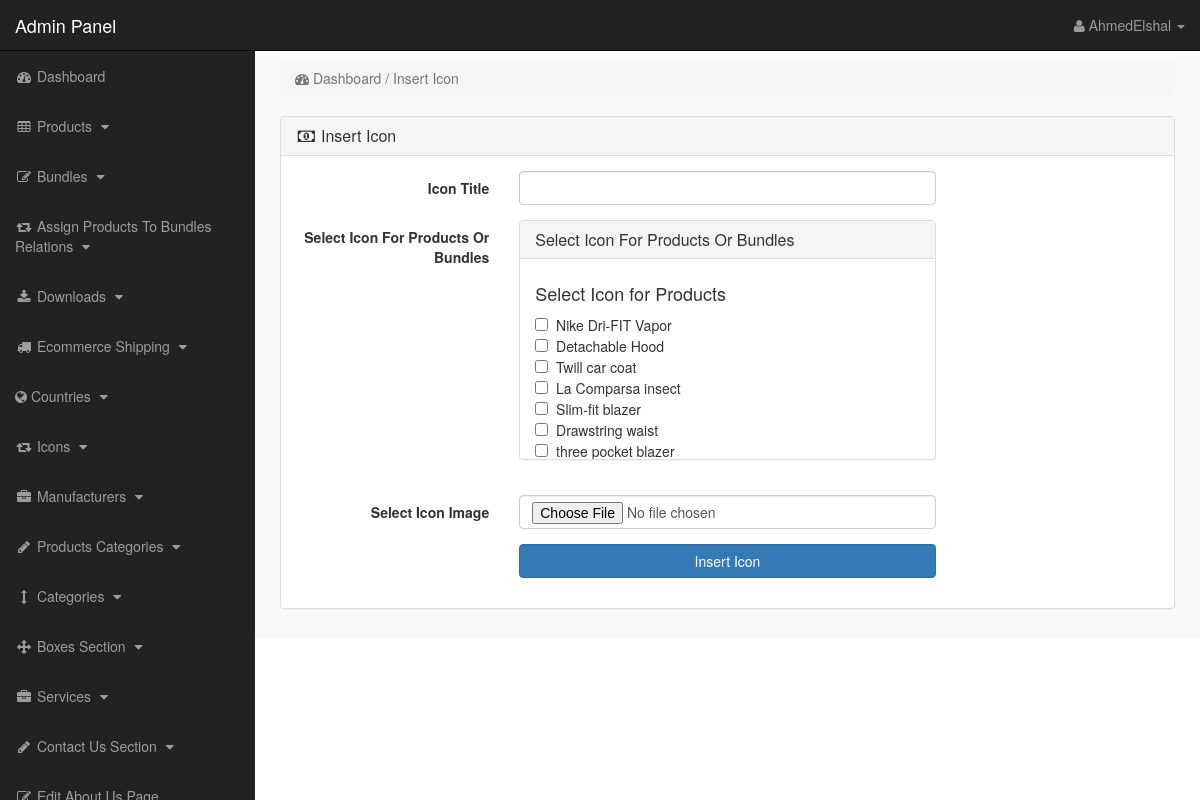
Screenshot of /admin_area/index.php?insert_icon (signed in) with the database file from the repository.
### tables this page shows
CREATE TABLE `products` (
  `product_id` int(10) NOT NULL,
  `p_cat_id` int(10) NOT NULL,
  `cat_id` int(10) NOT NULL,
  `manufacturer_id` int(10) NOT NULL,
  `date` timestamp NOT NULL DEFAULT CURRENT_TIMESTAMP ON UPDATE CURRENT_TIMESTAMP,
  `product_title` text NOT NULL,
  `product_seo_desc` text NOT NULL,
  `product_url` text NOT NULL,
  `product_img1` text NOT NULL,
  `product_img2` text NOT NULL,
  `product_img3` text NOT NULL,
  `product_price` int(10) NOT NULL,
  `product_psp_price` int(100) NOT NULL,
  `product_desc` text NOT NULL,
  `product_features` text NOT NULL,
  `product_video` text NOT NULL,
  `product_keywords` text NOT NULL,
  `product_label` text NOT NULL,
  `product_type` text NOT NULL,
  `product_weight` decimal(10,1) NOT NULL,
  `status` varchar(255) NOT NULL
);

### admin_area/insert_icon.php (the view, shortened to what this page needs)
<?php
if(!isset($_SESSION['admin_email'])){
echo "<script>window.open('login.php','_self')</script>";
}
else {
?>
<div class="row">
<div class="col-lg-12">
<ol class="breadcrumb">
<li class="active">
<i class="fa fa-dashboard"> </i> Dashboard / Insert Icon
</li>
</ol>
</div>
</div>
<div class="row">
<div class="col-lg-12">
<div class="panel panel-default">
<div class="panel-heading">
<h3 class="panel-title">
<i class="fa fa-money fa-fw"> </i> Insert Icon
</h3>
</div>
<div class="panel-body">
<form class="form-horizontal" action="" method="post" enctype="multipart/form-data">
<div class="form-group">
<label class="col-md-3 control-label"> Icon Title </label>
<div class="col-md-6">
<input type="text" name="icon_title" class="form-control" >
</div>
</div>
<div class="form-group">
<label class="col-md-3 control-label"> Select Icon For Products Or Bundles </label>
<div class="col-md-6">
<div class="panel panel-default">
<div class="panel-heading">
<h3 class="panel-title"> Select Icon For Products Or Bundles </h3>
</div>
<div class="panel-body" style="height:200px; overflow-y:scroll;">
<ul class="nav nav-pills nav-stacked category-menu">
<h4> Select Icon for Products </h4>
<?php
$get_p = "select * from products where status='product'";
$run_p = mysqli_query($con,$get_p);
while($row_p = mysqli_fetch_array($run_p)){
$p_id = $row_p['product_id'];
$p_title = $row_p['product_title'];
echo "<input type='checkbox' value='$p_id' name='product_id[]'> &nbsp;$p_title <br> ";
}
?>
<?php
$get_p = "select * from products where status='bundle'";
$run_p = mysqli_query($con,$get_p);
while($row_p = mysqli_fetch_array($run_p)){
$p_id = $row_p['product_id'];
$p_title = $row_p['product_title'];
echo "<input type='checkbox' value='$p_id' name='product_id[]'> &nbsp;$p_title <br> ";
}
?>
</ul>
</div>
</div>
</div>
</div>
<div class="form-group">
<label class="col-md-3 control-label"> Select Icon Image </label>
<div class="col-md-6">
<input type="file" name="icon_image" class="form-control" >
</div>
</div>
<div class="form-group">
<label class="col-md-3 control-label"> </label>
<div class="col-md-6">
<input type="submit" name="submit" class="form-control btn btn-primary" value="Insert Icon" >
</div>
</div>
</form>
</div>
</div>
</div>
</div>
<?php } ?>

### admin_area/includes/sidebar.php (shortened to what this page needs)
<?php
if(!isset($_SESSION['admin_email'])){
echo "<script>window.open('login.php','_self')</script>";
}
else {
?>
<nav class="navbar navbar-inverse navbar-fixed-top" >
<div class="navbar-header" >
<a class="navbar-brand" href="index.php?dashboard" >Admin Panel</a>
</div>
<ul class="nav navbar-right top-nav" >
<li class="dropdown" >
<a href="#" class="dropdown-toggle" data-toggle="dropdown" >
<i class="fa fa-user" ></i>
<?php echo $admin_name; ?> <b class="caret" ></b>
</a>
</li>
</ul>
<div class="collapse navbar-collapse navbar-ex1-collapse">
<ul class="nav navbar-nav side-nav">
<li>
<a href="index.php?dashboard">
<i class="fa fa-fw fa-dashboard"></i> Dashboard
</a>
</li>
<li>
<a href="#" data-toggle="collapse" data-target="#products">
<i class="fa fa-fw fa-table"></i> Products
<i class="fa fa-fw fa-caret-down"></i>
</a>
</li>
<li>
<a href="#" data-toggle="collapse" data-target="#bundles">
<i class="fa fa-fw fa-edit"></i> Bundles
<i class="fa fa-fw fa-caret-down"></i>
</a>
</li>
<li>
<a href="#" data-toggle="collapse" data-target="#relations">
<i class="fa fa-fw fa-retweet"></i> Assign Products To Bundles Relations
<i class="fa fa-fw fa-caret-down"></i>
</a>
</li>
<li>
<a href="#" data-toggle="collapse" data-target="#downloads">
<i class="fa fa-fw fa-download"></i> Downloads
<i class="fa fa-fw fa-caret-down"></i>
</a>
</li>
<li>
<a href="#" data-toggle="collapse" data-target="#shipping">
<i class="fa fa-fw fa-truck"></i> Ecommerce Shipping
<i class="fa fa-fw fa-caret-down"></i>
</a>
</li>
<li>
<a href="#" data-toggle="collapse" data-target="#countries">
<i class="fa fa-globe"></i> Countries
<i class="fa fa-fw fa-caret-down"></i>
</a>
</li>
<li>
<a href="#" data-toggle="collapse" data-target="#icons">
<i class="fa fa-fw fa-retweet"> </i> Icons
<i class="fa fa-fw fa-caret-down" ></i>
</a>
</li>
<li>
<a href="#" data-toggle="collapse" data-target="#manufacturers">
<i class="fa fa-fw fa-briefcase"></i> Manufacturers
<i class="fa fa-fw fa-caret-down"></i>
</a>
</li>
<li>
<a href="#" data-toggle="collapse" data-target="#p_cat">
<i class="fa fa-fw fa-pencil"></i> Products Categories
<i class="fa fa-fw fa-caret-down"></i>
</a>
</li>
<li>
<a href="#" data-toggle="collapse" data-target="#cat">
<i class="fa fa-fw fa-arrows-v"></i> Categories
<i class="fa fa-fw fa-caret-down"></i>
</a>
</li>
<li>
<a href="#" data-toggle="collapse" data-target="#boxes">
<i class="fa fa-fw fa-arrows"></i> Boxes Section
<i class="fa fa-fw fa-caret-down"></i>
</a>
</li>
<li>
<a href="#" data-toggle="collapse" data-target="#services">
<i class="fa fa-fw fa-briefcase"></i> Services
<i class="fa fa-fw fa-caret-down"></i>
</a>
</li>
<li>
<a href="#" data-toggle="collapse" data-target="#contact_us">
<i class="fa fa-fw fa-pencil"> </i> Contact Us Section
<i class="fa fa-fw fa-caret-down"></i>
</a>
</li>
<li>
<a href="index.php?edit_about_us">
<i class="fa fa-fw fa-edit"></i> Edit About Us Page
</a>
</li>
</ul>
</div>
</nav>
<?php } ?>

### admin_area/css/style.css (style rules this page uses)
body { margin-top:100px; }
@media (min-width: 768px) { body { margin-top:50px; } }
.top-nav { padding:0 15px; }
.top-nav>li { display:inline-block; float:left; }
.top-nav>li>a { padding-top:15px; padding-bottom:15px; line-height:20px; color:#999; }
@media (min-width: 768px) { .side-nav { position:fixed; top:51px; width:255px; border-radius:0; overflow-y:auto; background-color: #222; bottom:0; overflow-x:hidden; padding-bottom:40px; } }
@media (min-width: 768px) { .side-nav>li>a { width:255px; } }
.panel-body { border-radius:5px; }

### rows the page displays
products: product_title "Nike Dri-FIT Vapor"
products: product_title "Detachable Hood"
products: product_title "Twill car coat"
products: product_title "La Comparsa insect"
products: product_title "Slim-fit blazer"
products: product_title "Drawstring waist"
products: product_title "three pocket blazer"

### other values shown
$admin_name "AhmedElshal"
